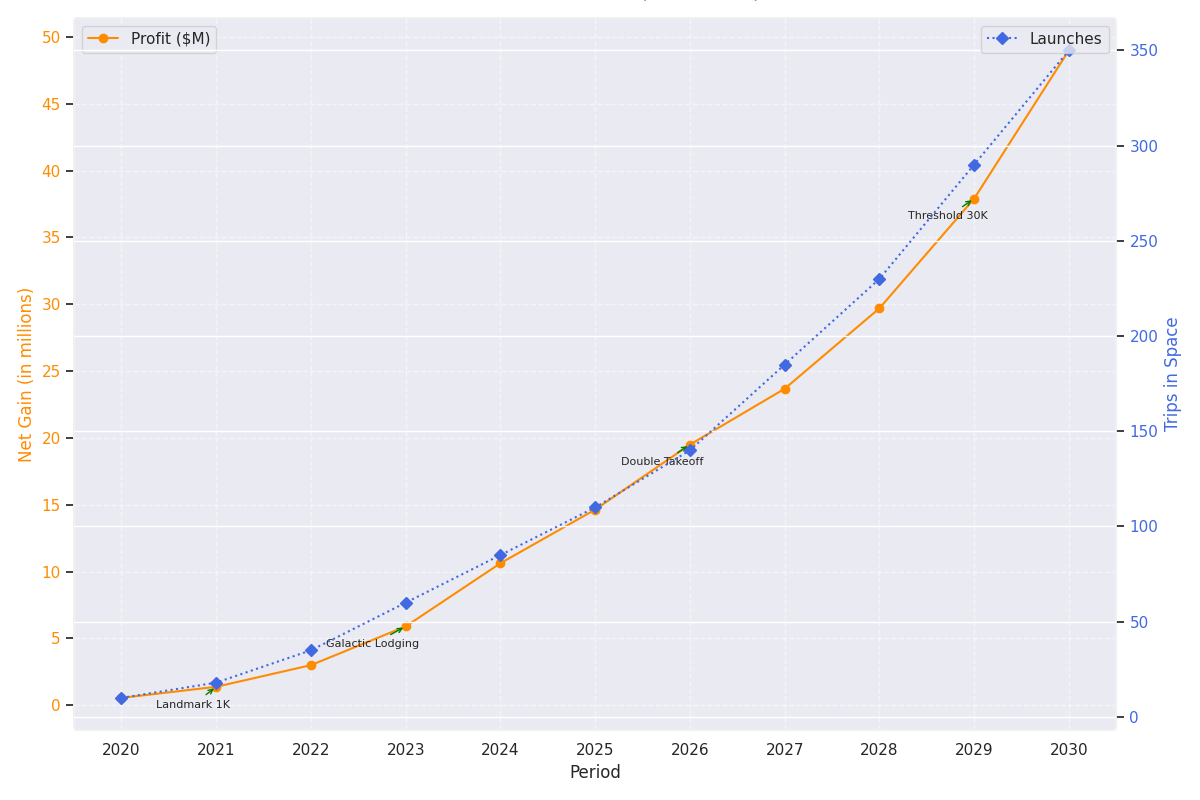

Write Python code to recreate this figure.
import matplotlib.pyplot as plt
import numpy as np

years = np.arange(2020, 2031)
space_tourists = np.array([0.5, 1.2, 2.5, 5.0, 8.5, 12.0, 15.0, 18.5, 22.0, 28.5, 35.0])
revenue_per_tourist = 1.0
space_revenue = space_tourists * revenue_per_tourist * (1.0 + np.array([0.1, 0.15, 0.2, 0.18, 0.25, 0.22, 0.3, 0.28, 0.35, 0.33, 0.4]))
space_flights = np.array([10, 18, 35, 60, 85, 110, 140, 185, 230, 290, 350])

fig, ax1 = plt.subplots(figsize=(12, 8))

marker_types = ['o', 's', 'D', '<']
line_styles = ['-', '--', '-.', ':']
ax1.plot(years, space_revenue, marker=marker_types[0], linestyle=line_styles[0], color='darkorange', label='Profit ($M)')

ax2 = ax1.twinx()
ax2.plot(years, space_flights, marker=marker_types[2], linestyle=line_styles[3], color='royalblue', label='Launches')

ax1.set_xlabel("Period", fontsize=12)
ax1.set_ylabel("Net Gain (in millions)", fontsize=12, color='darkorange')
ax1.tick_params(axis='y', labelcolor='darkorange')
ax2.set_ylabel("Trips in Space", fontsize=12, color='royalblue')
ax2.tick_params(axis='y', labelcolor='royalblue')
ax1.set_xticks(years)
ax1.set_yticks(np.arange(0, max(space_revenue) + 5, 5))
ax2.set_yticks(np.arange(0, max(space_flights) + 50, 50))

milestones = {2021: "Landmark 1K", 2023: "Galactic Lodging", 2026: "Double Takeoff", 2029: "Threshold 30K"}
for year, label in milestones.items():
    idx = np.where(years == year)[0]
    if idx.size > 0:
        ax1.annotate(label, (years[idx[0]], space_revenue[idx[0]]), textcoords="offset points", xytext=(10, -15), ha='right', fontsize=8, arrowprops=dict(arrowstyle='->', color='green'))

ax1.grid(True, linestyle='--', alpha=0.5)

for spine in ax1.spines.values():
    spine.set_edgecolor('grey')

fig.tight_layout()
ax1.legend(loc='upper left')
ax2.legend(loc='upper right')
plt.title("Revenue & Launches (2020-2030)", fontsize=14, fontweight='medium', pad=15)
plt.show()
